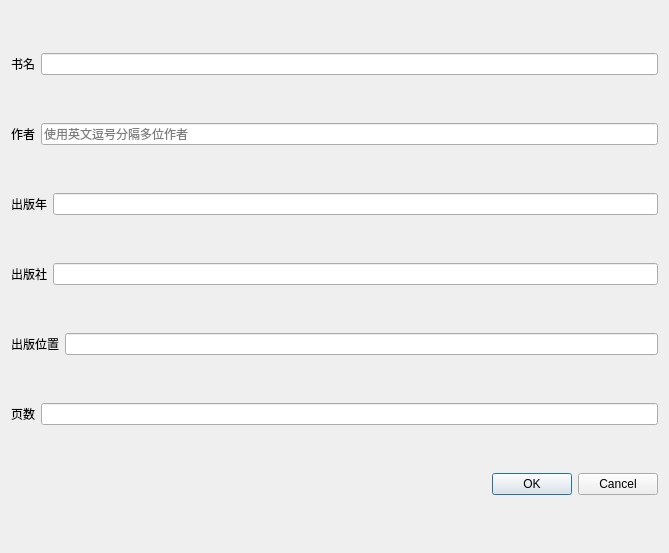
<?xml version="1.0" encoding="UTF-8"?>
<ui version="4.0">
 <class>insertDialog</class>
 <widget class="QDialog" name="insertDialog">
  <property name="geometry">
   <rect>
    <x>0</x>
    <y>0</y>
    <width>669</width>
    <height>553</height>
   </rect>
  </property>
  <property name="windowTitle">
   <string>修改</string>
  </property>
  <layout class="QVBoxLayout" name="verticalLayout">
   <item>
    <layout class="QHBoxLayout" name="horizontalLayout">
     <item>
      <widget class="QLabel" name="namelabel">
       <property name="text">
        <string>书名</string>
       </property>
      </widget>
     </item>
     <item>
      <widget class="QLineEdit" name="nameEdit"/>
     </item>
    </layout>
   </item>
   <item>
    <layout class="QHBoxLayout" name="horizontalLayout_2">
     <item>
      <widget class="QLabel" name="authorlabel">
       <property name="text">
        <string>作者</string>
       </property>
      </widget>
     </item>
     <item>
      <widget class="QLineEdit" name="authorEdit">
       <property name="placeholderText">
        <string>使用英文逗号分隔多位作者</string>
       </property>
      </widget>
     </item>
    </layout>
   </item>
   <item>
    <layout class="QHBoxLayout" name="horizontalLayout_3">
     <item>
      <widget class="QLabel" name="yearlabel">
       <property name="text">
        <string>出版年</string>
       </property>
      </widget>
     </item>
     <item>
      <widget class="QLineEdit" name="yearEdit"/>
     </item>
    </layout>
   </item>
   <item>
    <layout class="QHBoxLayout" name="horizontalLayout_4">
     <item>
      <widget class="QLabel" name="publisherlabel">
       <property name="text">
        <string>出版社</string>
       </property>
      </widget>
     </item>
     <item>
      <widget class="QLineEdit" name="publisherEdit"/>
     </item>
    </layout>
   </item>
   <item>
    <layout class="QHBoxLayout" name="horizontalLayout_5">
     <item>
      <widget class="QLabel" name="loclabel">
       <property name="text">
        <string>出版位置</string>
       </property>
      </widget>
     </item>
     <item>
      <widget class="QLineEdit" name="locEdit"/>
     </item>
    </layout>
   </item>
   <item>
    <layout class="QHBoxLayout" name="horizontalLayout_6">
     <item>
      <widget class="QLabel" name="pageslabel">
       <property name="text">
        <string>页数</string>
       </property>
      </widget>
     </item>
     <item>
      <widget class="QLineEdit" name="pagesEdit"/>
     </item>
    </layout>
   </item>
   <item>
    <widget class="QDialogButtonBox" name="buttonBox">
     <property name="orientation">
      <enum>Qt::Horizontal</enum>
     </property>
     <property name="standardButtons">
      <set>QDialogButtonBox::Cancel|QDialogButtonBox::Ok</set>
     </property>
    </widget>
   </item>
  </layout>
 </widget>
 <resources/>
 <connections>
  <connection>
   <sender>buttonBox</sender>
   <signal>accepted()</signal>
   <receiver>insertDialog</receiver>
   <slot>accept()</slot>
   <hints>
    <hint type="sourcelabel">
     <x>248</x>
     <y>254</y>
    </hint>
    <hint type="destinationlabel">
     <x>157</x>
     <y>274</y>
    </hint>
   </hints>
  </connection>
  <connection>
   <sender>buttonBox</sender>
   <signal>rejected()</signal>
   <receiver>insertDialog</receiver>
   <slot>reject()</slot>
   <hints>
    <hint type="sourcelabel">
     <x>316</x>
     <y>260</y>
    </hint>
    <hint type="destinationlabel">
     <x>286</x>
     <y>274</y>
    </hint>
   </hints>
  </connection>
 </connections>
 <slots>
  <slot>checkText()</slot>
 </slots>
</ui>
